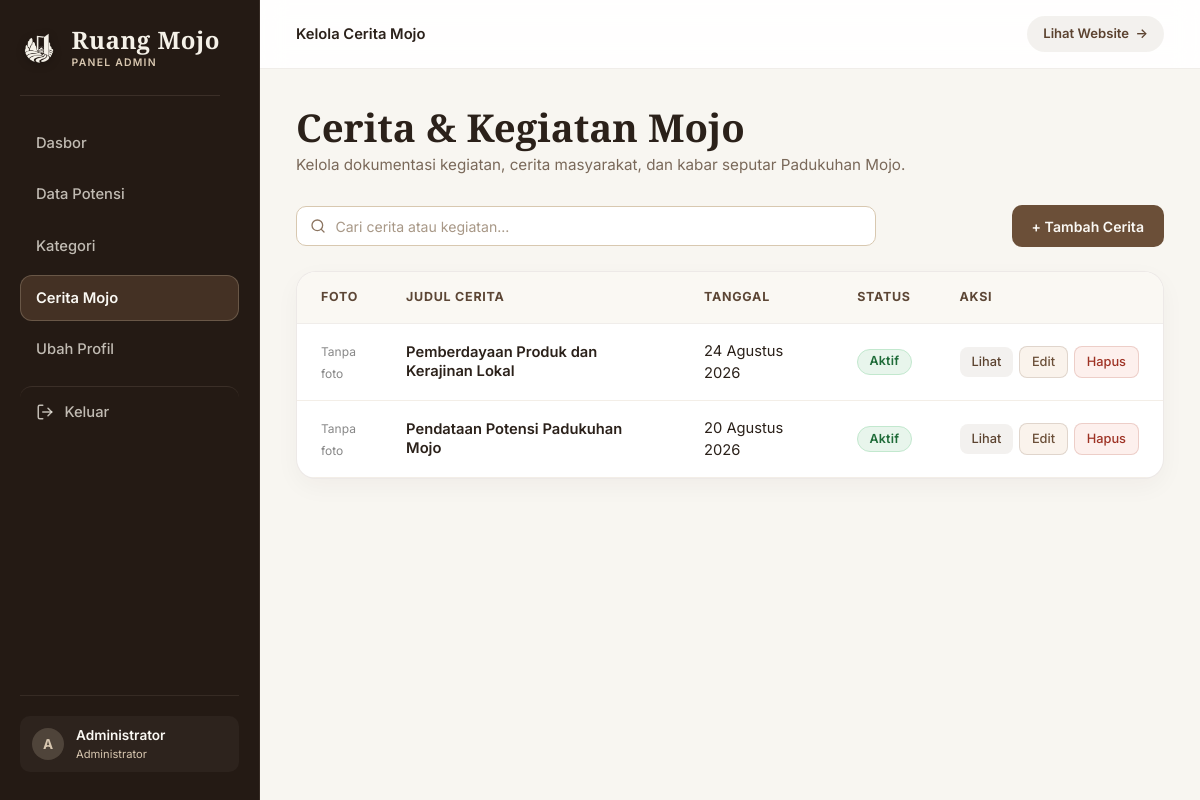
The page /admin/cerita/index.php (signed in) on the database its author committed.
### tables this page shows
CREATE TABLE IF NOT EXISTS cerita (
    id INT UNSIGNED AUTO_INCREMENT PRIMARY KEY,
    judul VARCHAR(200) NOT NULL,
    slug VARCHAR(220) NULL,
    kategori_cerita VARCHAR(100) NULL DEFAULT 'Kegiatan',
    tanggal DATE NOT NULL,
    ringkasan TEXT NULL,
    deskripsi TEXT NOT NULL,
    foto VARCHAR(255) NULL,
    status ENUM('aktif', 'nonaktif') NOT NULL DEFAULT 'aktif',
    created_at TIMESTAMP DEFAULT CURRENT_TIMESTAMP,
    updated_at TIMESTAMP DEFAULT CURRENT_TIMESTAMP ON UPDATE CURRENT_TIMESTAMP,
    INDEX idx_cerita_status (status),
    INDEX idx_cerita_tanggal (tanggal)
);

### includes/functions.php (called while the page is built, shortened)
<?php
function e(?string $value): string
{
    return htmlspecialchars($value ?? '', ENT_QUOTES, 'UTF-8');
}
function csrf_token(): string
{
    return $_SESSION['csrf_token'];
}
function format_indo_date(string $date): string
{
    $timestamp = strtotime($date);
    $months = [
        1 => 'Januari', 'Februari', 'Maret', 'April', 'Mei', 'Juni',
        'Juli', 'Agustus', 'September', 'Oktober', 'November', 'Desember'
    ];
    $day = (int)date('d', $timestamp);
    $month = $months[(int)date('m', $timestamp)] ?? date('F', $timestamp);
    $year = date('Y', $timestamp);
    return "$day $month $year";
}

### admin/cerita/index.php (the view, shortened to what this page needs)
<?php
require_once __DIR__ . '/../auth.php';
$q = trim((string)($_GET['q'] ?? ''));
$items = [];
if ($pdo) {
    $sql = 'SELECT c.*, (SELECT COUNT(*) FROM cerita_foto cf WHERE cf.cerita_id = c.id) AS gallery_count
            FROM cerita c
            WHERE 1=1';
    $params = [];
    $sql .= ' ORDER BY c.tanggal DESC, c.created_at DESC';
    $stmt = $pdo->prepare($sql);
    $stmt->execute($params);
    $items = $stmt->fetchAll();
}
$adminName = $_SESSION['admin_name'] ?? 'Administrator';
$adminInitial = strtoupper(substr($adminName, 0, 1));
?>
<!doctype html>
<html lang="id">
<head>
  <link rel="stylesheet" href="../../assets/css/style.css?v=<?= filemtime(__DIR__ . '/../../assets/css/style.css') ?>">
</head>
<body class="admin-body">
<div class="admin-layout">
  <aside class="admin-sidebar" id="adminSidebar">
    <div class="sidebar-top">
      <div class="brand-row">
        <a class="brand" href="../../index.php">
          <img class="brand-logo" src="../../assets/images/logo-clean.png" alt="Logo Ruang Mojo">
          <div class="brand-text">
            <span class="brand-name">Ruang Mojo</span>
            <span class="brand-tag">Panel Admin</span>
          </div>
        </a>
      </div>
      <nav>
        <a href="../dashboard.php">
          <span>Dasbor</span>
        </a>
        <a href="../potensi/index.php">
          <span>Data Potensi</span>
        </a>
        <a href="../kategori/index.php">
          <span>Kategori</span>
        </a>
        <a class="active" href="index.php">
          <span>Cerita Mojo</span>
        </a>
        <a href="../profile.php">
          <span>Ubah Profil</span>
        </a>
        <a class="admin-logout-trigger" data-logout-trigger="true" href="../logout.php" title="Keluar dari Panel Admin">
          <svg viewBox="0 0 24 24" fill="none" stroke="currentColor" stroke-width="2" stroke-linecap="round" stroke-linejoin="round" aria-hidden="true"><path d="M9 21H5a2 2 0 0 1-2-2V5a2 2 0 0 1 2-2h4"></path><polyline points="16 17 21 12 16 7"></polyline><line x1="21" y1="12" x2="9" y2="12"></line></svg>
          <span>Keluar</span>
        </a>
      </nav>
    </div>
    <div class="sidebar-footer">
      <a class="user-badge" href="../profile.php" style="text-decoration: none;">
        <div class="user-avatar"><?= e($adminInitial) ?></div>
        <div class="user-details">
          <span class="user-name"><?= e($adminName) ?></span>
          <span class="user-role">Administrator</span>
        </div>
      </a>
    </div>
  </aside>
  <main class="admin-main">
    <header class="admin-top">
      <div class="top-left">
        <span class="top-title-desktop">Kelola Cerita Mojo</span>
      </div>
      <a class="top-btn-site" href="../../index.php" target="_blank" rel="noopener">
        <span>Lihat Website</span>
        <span aria-hidden="true">&rarr;</span>
      </a>
    </header>
    <section class="admin-content">
      <div style="margin-bottom: 1.5rem;">
        <h1>Cerita &amp; Kegiatan Mojo</h1>
        <p class="section-desc">Kelola dokumentasi kegiatan, cerita masyarakat, dan kabar seputar Padukuhan Mojo.</p>
      </div>
      <form class="admin-toolbar" method="get" action="index.php">
        <div class="admin-toolbar-left">
          <div class="admin-search-box">
            <input type="text" id="adminSearchInput" name="q" value="<?= e($q) ?>" placeholder="Cari cerita atau kegiatan..." data-empty-message="Data tidak ditemukan." autocomplete="off">
          </div>
        </div>
        <div class="admin-toolbar-right">
          <a class="btn btn-primary" href="tambah.php">+ Tambah Cerita</a>
        </div>
      </form>
      <div class="admin-panel table-wrap">
        <table>
          <thead>
            <tr>
              <th style="width: 70px;">Foto</th>
              <th>Judul Cerita</th>
              <th>Tanggal</th>
              <th>Status</th>
              <th style="width: 1%; white-space: nowrap;">Aksi</th>
            </tr>
          </thead>
          <tbody>
            <?php foreach ($items as $item):
              $thumb = $item['foto'] ? '../../uploads/cerita/' . rawurlencode($item['foto']) : null;
            ?>
              <tr>
                <td data-label="Foto">
                  <?php if ($thumb): ?>
                    <img src="<?= e($thumb) ?>" alt="" style="width: 60px; height: 45px; object-fit: cover; border-radius: 8px; display: block;">
                  <?php else: ?>
                    <span style="font-size: 0.75rem; color: #888;">Tanpa foto</span>
                  <?php endif; ?>
                </td>
                <td data-label="Judul Cerita">
                  <div class="potensi-nama"><?= e($item['judul']) ?></div>
                </td>
                <td data-label="Tanggal"><?= e(format_indo_date($item['tanggal'])) ?></td>
                <td data-label="Status">
                  <span class="status status-<?= e($item['status']) ?>">
                    <?= $item['status'] === 'aktif' ? 'Aktif' : 'Tidak Aktif' ?>
                  </span>
                </td>
                <td data-label="Aksi">
                  <div class="action-group">
                    <a class="btn-action btn-action-view" href="../../cerita-detail.php?id=<?= (int)$item['id'] ?>" target="_blank" rel="noopener">Lihat</a>
                    <a class="btn-action btn-action-edit" href="edit.php?id=<?= (int)$item['id'] ?>">Edit</a>
                    <a class="btn-action btn-action-delete" href="hapus.php?id=<?= (int)$item['id'] ?>&csrf_token=<?= e(csrf_token()) ?>" data-confirm="Apakah Anda yakin ingin menghapus data ini?">Hapus</a>
                  </div>
                </td>
              </tr>
            <?php endforeach; ?>
          </tbody>
        </table>
      </div>
    </section>
  </main>
</div>
</body>
</html>

### rows shown on the page
cerita: judul "Pemberdayaan Produk dan Kerajinan Lokal", tanggal "24 Agustus 2026", status "Aktif"
cerita: judul "Pendataan Potensi Padukuhan Mojo", tanggal "20 Agustus 2026", status "Aktif"

### other values the page prints
$adminInitial "A"
$adminName "Administrator"
